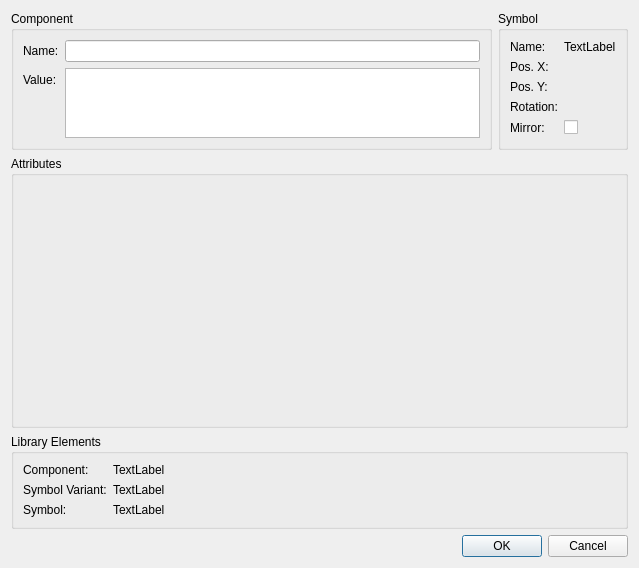
<?xml version="1.0" encoding="UTF-8"?>
<ui version="4.0">
 <class>librepcb::project::editor::SymbolInstancePropertiesDialog</class>
 <widget class="QDialog" name="librepcb::project::editor::SymbolInstancePropertiesDialog">
  <property name="geometry">
   <rect>
    <x>0</x>
    <y>0</y>
    <width>639</width>
    <height>568</height>
   </rect>
  </property>
  <property name="windowTitle">
   <string>Properties</string>
  </property>
  <layout class="QVBoxLayout" name="verticalLayout">
   <item>
    <layout class="QGridLayout" name="gridLayout">
     <item row="0" column="1">
      <widget class="QGroupBox" name="gbxSymbInst">
       <property name="sizePolicy">
        <sizepolicy hsizetype="Maximum" vsizetype="Preferred">
         <horstretch>0</horstretch>
         <verstretch>0</verstretch>
        </sizepolicy>
       </property>
       <property name="title">
        <string>Symbol</string>
       </property>
       <layout class="QFormLayout" name="formLayout_2">
        <property name="fieldGrowthPolicy">
         <enum>QFormLayout::AllNonFixedFieldsGrow</enum>
        </property>
        <item row="0" column="0">
         <widget class="QLabel" name="label_19">
          <property name="text">
           <string>Name:</string>
          </property>
         </widget>
        </item>
        <item row="0" column="1">
         <widget class="QLabel" name="lblSymbInstName">
          <property name="sizePolicy">
           <sizepolicy hsizetype="Preferred" vsizetype="Preferred">
            <horstretch>0</horstretch>
            <verstretch>0</verstretch>
           </sizepolicy>
          </property>
          <property name="text">
           <string notr="true">TextLabel</string>
          </property>
         </widget>
        </item>
        <item row="1" column="0">
         <widget class="QLabel" name="label_6">
          <property name="text">
           <string>Pos. X:</string>
          </property>
         </widget>
        </item>
        <item row="2" column="0">
         <widget class="QLabel" name="label_7">
          <property name="text">
           <string>Pos. Y:</string>
          </property>
         </widget>
        </item>
        <item row="3" column="0">
         <widget class="QLabel" name="label_8">
          <property name="text">
           <string>Rotation:</string>
          </property>
         </widget>
        </item>
        <item row="4" column="0">
         <widget class="QLabel" name="label_5">
          <property name="text">
           <string>Mirror:</string>
          </property>
         </widget>
        </item>
        <item row="4" column="1">
         <widget class="QCheckBox" name="cbxMirror">
          <property name="text">
           <string/>
          </property>
         </widget>
        </item>
        <item row="1" column="1">
         <widget class="librepcb::LengthEdit" name="edtSymbInstPosX" native="true"/>
        </item>
        <item row="2" column="1">
         <widget class="librepcb::LengthEdit" name="edtSymbInstPosY" native="true"/>
        </item>
        <item row="3" column="1">
         <widget class="librepcb::AngleEdit" name="edtSymbInstRotation" native="true"/>
        </item>
       </layout>
      </widget>
     </item>
     <item row="2" column="0" colspan="2">
      <widget class="QGroupBox" name="gbxCmpLib">
       <property name="sizePolicy">
        <sizepolicy hsizetype="Preferred" vsizetype="Preferred">
         <horstretch>0</horstretch>
         <verstretch>1</verstretch>
        </sizepolicy>
       </property>
       <property name="title">
        <string>Library Elements</string>
       </property>
       <layout class="QFormLayout" name="formLayout_3">
        <item row="0" column="0">
         <widget class="QLabel" name="label_10">
          <property name="sizePolicy">
           <sizepolicy hsizetype="Maximum" vsizetype="Preferred">
            <horstretch>0</horstretch>
            <verstretch>0</verstretch>
           </sizepolicy>
          </property>
          <property name="text">
           <string>Component:</string>
          </property>
         </widget>
        </item>
        <item row="0" column="1">
         <widget class="QLabel" name="lblCompLibName">
          <property name="sizePolicy">
           <sizepolicy hsizetype="Ignored" vsizetype="Preferred">
            <horstretch>0</horstretch>
            <verstretch>0</verstretch>
           </sizepolicy>
          </property>
          <property name="text">
           <string notr="true">TextLabel</string>
          </property>
          <property name="textFormat">
           <enum>Qt::RichText</enum>
          </property>
          <property name="openExternalLinks">
           <bool>true</bool>
          </property>
          <property name="textInteractionFlags">
           <set>Qt::LinksAccessibleByKeyboard|Qt::LinksAccessibleByMouse</set>
          </property>
         </widget>
        </item>
        <item row="1" column="0">
         <widget class="QLabel" name="label_18">
          <property name="sizePolicy">
           <sizepolicy hsizetype="Maximum" vsizetype="Preferred">
            <horstretch>0</horstretch>
            <verstretch>0</verstretch>
           </sizepolicy>
          </property>
          <property name="text">
           <string>Symbol Variant:</string>
          </property>
         </widget>
        </item>
        <item row="1" column="1">
         <widget class="QLabel" name="lblSymbVarName">
          <property name="sizePolicy">
           <sizepolicy hsizetype="Ignored" vsizetype="Preferred">
            <horstretch>0</horstretch>
            <verstretch>0</verstretch>
           </sizepolicy>
          </property>
          <property name="text">
           <string notr="true">TextLabel</string>
          </property>
          <property name="textFormat">
           <enum>Qt::RichText</enum>
          </property>
          <property name="openExternalLinks">
           <bool>true</bool>
          </property>
          <property name="textInteractionFlags">
           <set>Qt::LinksAccessibleByKeyboard|Qt::LinksAccessibleByMouse</set>
          </property>
         </widget>
        </item>
        <item row="2" column="0">
         <widget class="QLabel" name="label_17">
          <property name="sizePolicy">
           <sizepolicy hsizetype="Maximum" vsizetype="Preferred">
            <horstretch>0</horstretch>
            <verstretch>0</verstretch>
           </sizepolicy>
          </property>
          <property name="text">
           <string>Symbol:</string>
          </property>
         </widget>
        </item>
        <item row="2" column="1">
         <widget class="QLabel" name="lblSymbLibName">
          <property name="sizePolicy">
           <sizepolicy hsizetype="Ignored" vsizetype="Preferred">
            <horstretch>0</horstretch>
            <verstretch>0</verstretch>
           </sizepolicy>
          </property>
          <property name="text">
           <string notr="true">TextLabel</string>
          </property>
          <property name="textFormat">
           <enum>Qt::RichText</enum>
          </property>
          <property name="openExternalLinks">
           <bool>true</bool>
          </property>
          <property name="textInteractionFlags">
           <set>Qt::LinksAccessibleByKeyboard|Qt::LinksAccessibleByMouse</set>
          </property>
         </widget>
        </item>
       </layout>
      </widget>
     </item>
     <item row="0" column="0">
      <widget class="QGroupBox" name="gbxComponentInstance">
       <property name="sizePolicy">
        <sizepolicy hsizetype="Preferred" vsizetype="Preferred">
         <horstretch>0</horstretch>
         <verstretch>1</verstretch>
        </sizepolicy>
       </property>
       <property name="title">
        <string>Component</string>
       </property>
       <layout class="QFormLayout" name="formLayout">
        <property name="fieldGrowthPolicy">
         <enum>QFormLayout::AllNonFixedFieldsGrow</enum>
        </property>
        <item row="0" column="0">
         <widget class="QLabel" name="label_2">
          <property name="text">
           <string>Name:</string>
          </property>
         </widget>
        </item>
        <item row="0" column="1">
         <widget class="QLineEdit" name="edtCompInstName"/>
        </item>
        <item row="1" column="0">
         <widget class="QLabel" name="label_4">
          <property name="text">
           <string>Value:</string>
          </property>
         </widget>
        </item>
        <item row="1" column="1">
         <widget class="QTextEdit" name="edtCompInstValue">
          <property name="sizePolicy">
           <sizepolicy hsizetype="Expanding" vsizetype="Maximum">
            <horstretch>0</horstretch>
            <verstretch>0</verstretch>
           </sizepolicy>
          </property>
         </widget>
        </item>
       </layout>
      </widget>
     </item>
     <item row="1" column="0" colspan="2">
      <widget class="QGroupBox" name="groupBox">
       <property name="sizePolicy">
        <sizepolicy hsizetype="Preferred" vsizetype="Expanding">
         <horstretch>0</horstretch>
         <verstretch>100</verstretch>
        </sizepolicy>
       </property>
       <property name="title">
        <string>Attributes</string>
       </property>
       <layout class="QVBoxLayout" name="attributesLayout">
        <item>
         <widget class="librepcb::AttributeListEditorWidget" name="attributeListEditorWidget" native="true"/>
        </item>
       </layout>
      </widget>
     </item>
    </layout>
   </item>
   <item>
    <widget class="QDialogButtonBox" name="buttonBox">
     <property name="orientation">
      <enum>Qt::Horizontal</enum>
     </property>
     <property name="standardButtons">
      <set>QDialogButtonBox::Cancel|QDialogButtonBox::Ok</set>
     </property>
    </widget>
   </item>
  </layout>
 </widget>
 <customwidgets>
  <customwidget>
   <class>librepcb::LengthEdit</class>
   <extends>QWidget</extends>
   <header location="global">librepcb/common/widgets/lengthedit.h</header>
   <container>1</container>
  </customwidget>
  <customwidget>
   <class>librepcb::AngleEdit</class>
   <extends>QWidget</extends>
   <header location="global">librepcb/common/widgets/angleedit.h</header>
   <container>1</container>
  </customwidget>
  <customwidget>
   <class>librepcb::AttributeListEditorWidget</class>
   <extends>QWidget</extends>
   <header location="global">librepcb/common/widgets/attributelisteditorwidget.h</header>
   <container>1</container>
  </customwidget>
 </customwidgets>
 <resources/>
 <connections>
  <connection>
   <sender>buttonBox</sender>
   <signal>accepted()</signal>
   <receiver>librepcb::project::editor::SymbolInstancePropertiesDialog</receiver>
   <slot>accept()</slot>
   <hints>
    <hint type="sourcelabel">
     <x>248</x>
     <y>254</y>
    </hint>
    <hint type="destinationlabel">
     <x>157</x>
     <y>274</y>
    </hint>
   </hints>
  </connection>
  <connection>
   <sender>buttonBox</sender>
   <signal>rejected()</signal>
   <receiver>librepcb::project::editor::SymbolInstancePropertiesDialog</receiver>
   <slot>reject()</slot>
   <hints>
    <hint type="sourcelabel">
     <x>316</x>
     <y>260</y>
    </hint>
    <hint type="destinationlabel">
     <x>286</x>
     <y>274</y>
    </hint>
   </hints>
  </connection>
 </connections>
</ui>
